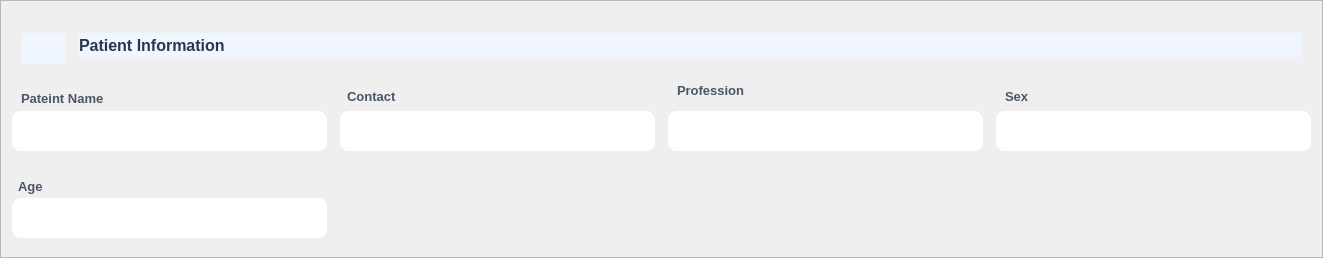
     <widget class="QFrame" name="patient_info">
      <property name="minimumSize">
       <size>
        <width>1323</width>
        <height>258</height>
       </size>
      </property>
      <property name="maximumSize">
       <size>
        <width>16777215</width>
        <height>242</height>
       </size>
      </property>
      <property name="styleSheet">
       <string notr="true">
#patient_info{
               background-color: #eff6ff; /* bg-blue-50 */
                border-radius: 8px; /* rounded-lg */
                margin-bottom: 24px; /* mb-6 */
}


QLineEdit{
background-color: rgb(255, 255, 255);
border-radius: 9px;
padding: 8px;
color: black;
}

</string>
      </property>
      <property name="frameShape">
       <enum>QFrame::StyledPanel</enum>
      </property>
      <property name="frameShadow">
       <enum>QFrame::Raised</enum>
      </property>
      <layout class="QVBoxLayout" name="verticalLayout_2">
       <item>
        <widget class="QFrame" name="frame_2">
         <property name="minimumSize">
          <size>
           <width>400</width>
           <height>42</height>
          </size>
         </property>
         <property name="maximumSize">
          <size>
           <width>16777215</width>
           <height>32</height>
          </size>
         </property>
         <property name="styleSheet">
          <string notr="true">border: none;
background-color: none;
</string>
         </property>
         <property name="frameShape">
          <enum>QFrame::StyledPanel</enum>
         </property>
         <property name="frameShadow">
          <enum>QFrame::Raised</enum>
         </property>
         <layout class="QHBoxLayout" name="horizontalLayout_3">
          <item>
           <widget class="QLabel" name="label_10">
            <property name="minimumSize">
             <size>
              <width>52</width>
              <height>31</height>
             </size>
            </property>
            <property name="maximumSize">
             <size>
              <width>43</width>
              <height>31</height>
             </size>
            </property>
            <property name="styleSheet">
             <string notr="true">border: none;
                font-size: 1.5em; /* ri-lg */
                margin-right: 8px; /* mr-2 */
                color: QColor(0, 123, 255); /* Approximate for text-primary */
  background-color: #eff6ff;</string>
            </property>
            <property name="text">
             <string/>
            </property>
            <property name="pixmap">
             <pixmap resource="../../static.qrc">:/logo/images/user_40px.png</pixmap>
            </property>
            <property name="scaledContents">
             <bool>true</bool>
            </property>
           </widget>
          </item>
          <item>
           <widget class="QLabel" name="label_11">
            <property name="minimumSize">
             <size>
              <width>120</width>
              <height>20</height>
             </size>
            </property>
            <property name="font">
             <font>
              <pointsize>12</pointsize>
              <bold>true</bold>
             </font>
            </property>
            <property name="styleSheet">
             <string notr="true">border: none;  
background-color: #eff6ff;
border: none;

                font-size: 1.125em; /* text-lg */
              font-weight: 700;   /* font-semibold */
                color: #2d3748;  /*text-gray-800 */</string>
            </property>
            <property name="text">
             <string>Patient Information</string>
            </property>
           </widget>
          </item>
         </layout>
        </widget>
       </item>
       <item>
        <layout class="QGridLayout" name="gridLayout_2">
         <property name="horizontalSpacing">
          <number>13</number>
         </property>
         <property name="verticalSpacing">
          <number>9</number>
         </property>
         <item row="1" column="2">
          <widget class="QLineEdit" name="Profession">
           <property name="minimumSize">
            <size>
             <width>0</width>
             <height>40</height>
            </size>
           </property>
           <property name="maximumSize">
            <size>
             <width>16777215</width>
             <height>43</height>
            </size>
           </property>
           <property name="font">
            <font>
             <pointsize>11</pointsize>
            </font>
           </property>
          </widget>
         </item>
         <item row="0" column="1">
          <widget class="QLabel" name="label_13">
           <property name="minimumSize">
            <size>
             <width>0</width>
             <height>26</height>
            </size>
           </property>
           <property name="maximumSize">
            <size>
             <width>16777215</width>
             <height>5</height>
            </size>
           </property>
           <property name="font">
            <font>
             <pointsize>10</pointsize>
             <bold>false</bold>
            </font>
           </property>
           <property name="styleSheet">
            <string notr="true">border: none;
padding: 4px;
background-color: none;

                font-size: 0.875em; /* text-sm */
                font-weight: 500; /* font-medium */
                color: #4a5568; /* text-gray-700 */
                margin-bottom: 4px; /* mb-1 */</string>
           </property>
           <property name="text">
            <string>Contact</string>
           </property>
          </widget>
         </item>
         <item row="0" column="0">
          <widget class="QLabel" name="label_12">
           <property name="minimumSize">
            <size>
             <width>0</width>
             <height>27</height>
            </size>
           </property>
           <property name="maximumSize">
            <size>
             <width>16777215</width>
             <height>2</height>
            </size>
           </property>
           <property name="font">
            <font>
             <pointsize>10</pointsize>
             <bold>false</bold>
            </font>
           </property>
           <property name="styleSheet">
            <string notr="true">border: none;
padding: 6px;
background-color: none;

                font-size: 0.875em; /* text-sm */
                font-weight: 500; /* font-medium */
                color: #4a5568; /* text-gray-700 */
                margin-bottom: 4px; /* mb-1 */</string>
           </property>
           <property name="text">
            <string>Pateint Name</string>
           </property>
          </widget>
         </item>
         <item row="1" column="0">
          <widget class="QLineEdit" name="p_name">
           <property name="minimumSize">
            <size>
             <width>0</width>
             <height>40</height>
            </size>
           </property>
           <property name="maximumSize">
            <size>
             <width>16777215</width>
             <height>40</height>
            </size>
           </property>
           <property name="font">
            <font>
             <pointsize>11</pointsize>
            </font>
           </property>
          </widget>
         </item>
         <item row="0" column="3">
          <widget class="QLabel" name="label_15">
           <property name="minimumSize">
            <size>
             <width>0</width>
             <height>28</height>
            </size>
           </property>
           <property name="maximumSize">
            <size>
             <width>16777215</width>
             <height>8</height>
            </size>
           </property>
           <property name="font">
            <font>
             <pointsize>10</pointsize>
             <bold>false</bold>
            </font>
           </property>
           <property name="styleSheet">
            <string notr="true">border: none;
padding: 6px;
background-color: none;

                font-size: 0.875em; /* text-sm */
                font-weight: 500; /* font-medium */
                color: #4a5568; /* text-gray-700 */
                margin-bottom: 4px; /* mb-1 */</string>
           </property>
           <property name="text">
            <string>Sex</string>
           </property>
          </widget>
         </item>
         <item row="1" column="1">
          <widget class="QLineEdit" name="p_contact">
           <property name="minimumSize">
            <size>
             <width>0</width>
             <height>40</height>
            </size>
           </property>
           <property name="maximumSize">
            <size>
             <width>16777215</width>
             <height>40</height>
            </size>
           </property>
           <property name="font">
            <font>
             <pointsize>11</pointsize>
            </font>
           </property>
          </widget>
         </item>
         <item row="0" column="2">
          <widget class="QLabel" name="label_14">
           <property name="minimumSize">
            <size>
             <width>0</width>
             <height>28</height>
            </size>
           </property>
           <property name="maximumSize">
            <size>
             <width>16777215</width>
             <height>19</height>
            </size>
           </property>
           <property name="font">
            <font>
             <pointsize>10</pointsize>
             <bold>false</bold>
            </font>
           </property>
           <property name="styleSheet">
            <string notr="true">border: none;
padding: 6px;
background-color: none;
                font-size: 0.875em; /* text-sm */
                font-weight: 500; /* font-medium */
                color: #4a5568; /* text-gray-700 */
                margin-bottom: 4px; /* mb-1 */</string>
           </property>
           <property name="text">
            <string>Profession</string>
           </property>
          </widget>
         </item>
         <item row="1" column="3">
          <widget class="QLineEdit" name="sex">
           <property name="minimumSize">
            <size>
             <width>0</width>
             <height>40</height>
            </size>
           </property>
           <property name="maximumSize">
            <size>
             <width>16777215</width>
             <height>40</height>
            </size>
           </property>
           <property name="font">
            <font>
             <pointsize>11</pointsize>
            </font>
           </property>
          </widget>
         </item>
         <item row="2" column="0">
          <widget class="QLabel" name="label_16">
           <property name="minimumSize">
            <size>
             <width>61</width>
             <height>29</height>
            </size>
           </property>
           <property name="maximumSize">
            <size>
             <width>22</width>
             <height>1</height>
            </size>
           </property>
           <property name="font">
            <font>
             <pointsize>10</pointsize>
             <bold>false</bold>
            </font>
           </property>
           <property name="styleSheet">
            <string notr="true">

border: none;
padding: 3px;
background-color: none;
                font-size: 0.875em; /* text-sm */
                font-weight: 500; /* font-medium */
                color: #4a5568; /* text-gray-700 */
                margin-bottom: 4px; /* mb-1 */</string>
           </property>
           <property name="text">
            <string>Age</string>
           </property>
          </widget>
         </item>
         <item row="3" column="0">
          <widget class="QLineEdit" name="age">
           <property name="minimumSize">
            <size>
             <width>0</width>
             <height>40</height>
            </size>
           </property>
           <property name="maximumSize">
            <size>
             <width>16777215</width>
             <height>40</height>
            </size>
           </property>
           <property name="font">
            <font>
             <pointsize>11</pointsize>
            </font>
           </property>
          </widget>
         </item>
        </layout>
       </item>
      </layout>
     </widget>
